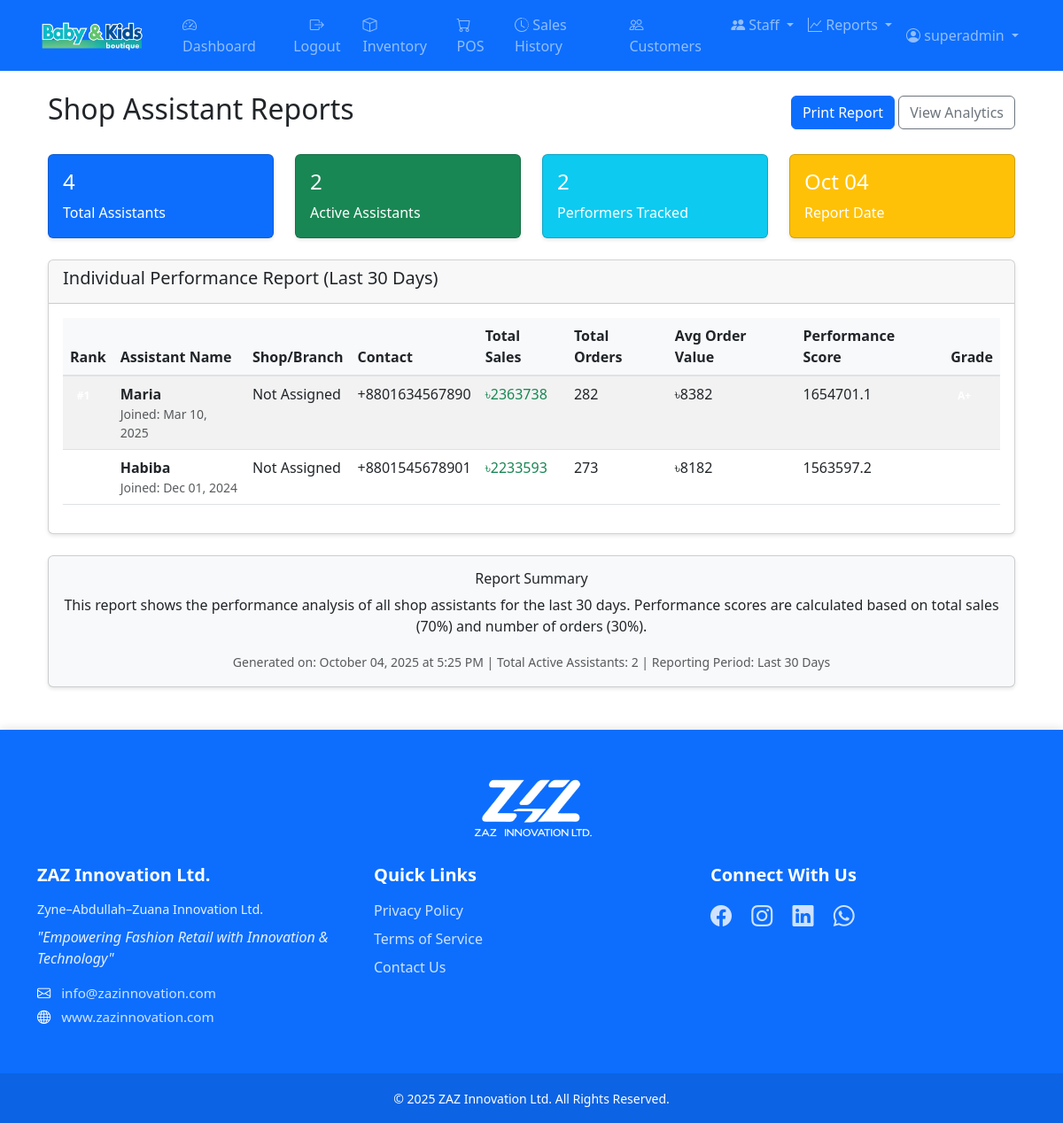
The app's page /accounts/shop-assistants/reports/ (signed in) with its own data.
### accounts/models.py (models this page shows, shortened)
class ShopAssistant(models.Model):
    name = models.CharField(max_length=100, help_text="Full name of the shop assistant")
    contact_number = models.CharField(
        max_length=14,
        blank=True,
        null=True,
        help_text="Contact number in format +8801XXXXXXXXX"
    )
    joining_date = models.DateField(help_text="Date when the assistant joined")
    is_active = models.BooleanField(default=True, help_text="Whether the assistant is currently active")
    address = models.TextField(blank=True, null=True, help_text="Home address of the assistant")
    notes = models.TextField(blank=True, null=True, help_text="Additional notes or comments")
    created_at = models.DateTimeField(auto_now_add=True)
    updated_at = models.DateTimeField(auto_now=True)
    class Meta:
        ordering = ['name']
        verbose_name = 'Shop Assistant'
        verbose_name_plural = 'Shop Assistants'

### accounts/analytics_views.py (the view)
# urls.py: path('shop-assistants/reports/', ShopAssistantReportsView.as_view(), name='shop-assistant-reports'),
class ShopAssistantReportsView(LoginRequiredMixin, TemplateView):
    template_name = 'accounts/shop_assistant_reports.html'
    def get_context_data(self, **kwargs):
        context = super().get_context_data(**kwargs)
        total_assistants = ShopAssistant.objects.count()
        active_assistants = ShopAssistant.objects.filter(is_active=True).count()
        last_30_days = timezone.now() - timedelta(days=30)
        assistant_stats = []
        for assistant in ShopAssistant.objects.filter(is_active=True):
            orders = Order.objects.filter(
                shop_assistant=assistant,
                order_date__gte=last_30_days
            )
            total_sales = orders.aggregate(total_sum=Sum('total'))['total_sum'] or Decimal('0.00')
            total_orders = orders.count()
            avg_order_value = total_sales / total_orders if total_orders > 0 else Decimal('0.00')
            assistant_stats.append({
                'assistant': assistant,
                'total_sales': total_sales,
                'total_orders': total_orders,
                'avg_order_value': avg_order_value,
                'performance_score': (total_sales * Decimal('0.7')) + (total_orders * Decimal('0.3'))
            })
        assistant_stats.sort(key=lambda x: x['performance_score'], reverse=True)
        context.update({
            'total_assistants': total_assistants,
            'active_assistants': active_assistants,
            'assistant_stats': assistant_stats[:10],  # Top 10
            'report_date': timezone.now(),
        })
        return context

### templates/accounts/shop_assistant_reports.html (shortened to what this page needs)
{% extends 'base.html' %}
{% block content %}
<div class="container-fluid">
    <div class="row">
        <div class="col-12">
            <div class="d-flex justify-content-between align-items-center mb-4">
                <h2> Shop Assistant Reports</h2>
                <div>
                    <button class="btn btn-primary" onclick="window.print()">
                         Print Report
                    </button>
                    <a href="{% url 'accounts:shop-assistant-analytics' %}" class="btn btn-outline-secondary">
                         View Analytics
                    </a>
                </div>
            </div>
        </div>
    </div>
    <div class="row mb-4">
        <div class="col-md-3">
            <div class="card text-white bg-primary">
                <div class="card-body">
                    <div class="d-flex justify-content-between">
                        <div>
                            <h4>{{ total_assistants }}</h4>
                            <p class="card-text">Total Assistants</p>
                        </div>
                    </div>
                </div>
            </div>
        </div>
        <div class="col-md-3">
            <div class="card text-white bg-success">
                <div class="card-body">
                    <div class="d-flex justify-content-between">
                        <div>
                            <h4>{{ active_assistants }}</h4>
                            <p class="card-text">Active Assistants</p>
                        </div>
                    </div>
                </div>
            </div>
        </div>
        <div class="col-md-3">
            <div class="card text-white bg-info">
                <div class="card-body">
                    <div class="d-flex justify-content-between">
                        <div>
                            <h4>{{ assistant_stats|length }}</h4>
                            <p class="card-text">Performers Tracked</p>
                        </div>
                    </div>
                </div>
            </div>
        </div>
        <div class="col-md-3">
            <div class="card text-white bg-warning">
                <div class="card-body">
                    <div class="d-flex justify-content-between">
                        <div>
                            <h4>{{ report_date|date:"M d" }}</h4>
                            <p class="card-text">Report Date</p>
                        </div>
                    </div>
                </div>
            </div>
        </div>
    </div>
    <div class="row mb-4">
        <div class="col-12">
            <div class="card">
                <div class="card-header">
                    <h5> Individual Performance Report (Last 30 Days)</h5>
                </div>
                <div class="card-body">
                    <div class="table-responsive">
                        <table class="table table-striped table-hover">
                            <thead class="thead-dark">
                                <tr>
                                    <th>Rank</th>
                                    <th>Assistant Name</th>
                                    <th>Shop/Branch</th>
                                    <th>Contact</th>
                                    <th>Total Sales</th>
                                    <th>Total Orders</th>
                                    <th>Avg Order Value</th>
                                    <th>Performance Score</th>
                                    <th>Grade</th>
                                </tr>
                            </thead>
                            <tbody>
                                {% for stat in assistant_stats %}
                                <tr>
                                    <td>
                                        <span class="badge badge-{% if forloop.counter <= 3 %}success{% elif forloop.counter <= 5 %}warning{% else %}secondary{% endif %} badge-pill">
                                        </span>
                                    </td>
                                    <td>
                                        <strong>{{ stat.assistant.name }}</strong>
                                        <small class="text-muted d-block">
                                            Joined: {{ stat.assistant.joining_date|date:"M d, Y" }}
                                        </small>
                                    </td>
                                    <td>{{ stat.assistant.assigned_shop|default:"Not Assigned" }}</td>
                                    <td>{{ stat.assistant.contact_number }}</td>
                                    <td class="text-success font-weight-bold">৳{{ stat.total_sales|floatformat:0 }}</td>
                                    <td>{{ stat.total_orders }}</td>
                                    <td>৳{{ stat.avg_order_value|floatformat:0 }}</td>
                                    <td>{{ stat.performance_score|floatformat:1 }}</td>
                                    <td>
                                        {% if stat.performance_score >= 1000 %}
                                            <span class="badge badge-success">A+</span>
                                        {% elif stat.performance_score >= 750 %}
                                            <span class="badge badge-success">A</span>
                                        {% elif stat.performance_score >= 500 %}
                                            <span class="badge badge-warning">B</span>
                                        {% elif stat.performance_score >= 250 %}
                                            <span class="badge badge-info">C</span>
                                        {% else %}
                                            <span class="badge badge-secondary">D</span>
                                        {% endif %}
                                    </td>
                                </tr>
                                {% empty %}
                                <tr>
                                    <td colspan="9" class="text-center text-muted">No performance data available.</td>
                                </tr>
                                {% endfor %}
                            </tbody>
                        </table>
                    </div>
                </div>
            </div>
        </div>
    </div>
    <div class="row">
        <div class="col-12">
            <div class="card bg-light">
                <div class="card-body text-center">
                    <h6 class="card-title">Report Summary</h6>
                    <p class="card-text">
                        This report shows the performance analysis of all shop assistants for the last 30 days.
                        Performance scores are calculated based on total sales (70%) and number of orders (30%).
                    </p>
                    <small class="text-muted">
                        Generated on: {{ report_date|date:"F d, Y \a\t g:i A" }} |
                        Total Active Assistants: {{ active_assistants }} |
                        Reporting Period: Last 30 Days
                    </small>
                </div>
            </div>
        </div>
    </div>
</div>
{% endblock %}

### templates/base.html (shortened to what this page needs)
<!DOCTYPE html>
<html lang="en">
<head>
    <link href="https://cdn.jsdelivr.net/npm/bootstrap@5.3.0/dist/css/bootstrap.min.css" rel="stylesheet">
    <link href="https://cdn.jsdelivr.net/npm/bootstrap-icons@1.7.2/font/bootstrap-icons.css" rel="stylesheet">
    {% load static %}
    <link rel="stylesheet" href="{% static 'css/main.css' %}?v=1.1">
</head>
<body>
    <nav class="navbar navbar-expand-lg navbar-dark bg-primary">
        <div class="container">
            <a class="navbar-brand" href="{% url 'dashboard:dashboard' %}">
                <img src="{% static 'images/logo.png' %}" alt="Kids Store" height="40">
            </a>
            <div class="collapse navbar-collapse" id="navbarNav">
                {% if user.is_authenticated %}
                <ul class="navbar-nav me-auto">
                    <li class="nav-item">
                        <a class="nav-link" href="{% url 'dashboard:dashboard' %}">
                            <i class="bi bi-speedometer2"></i> Dashboard
                        </a>
                    </li>
                    <li class="nav-item">
                        <form method="post" action="{% url 'logout' %}" class="d-inline">
                            <button type="submit" class="nav-link border-0 bg-transparent">
                                <i class="bi bi-box-arrow-right"></i> Logout
                            </button>
                        </form>
                    </li>
                    <li class="nav-item">
                        <a class="nav-link" href="{% url 'inventory:product-list' %}">
                            <i class="bi bi-box"></i> Inventory
                        </a>
                    </li>
                    <li class="nav-item">
                        <a class="nav-link" href="{% url 'sales:pos' %}">
                            <i class="bi bi-cart"></i> POS
                        </a>
                    </li>
                    <li class="nav-item">
                        <a class="nav-link" href="{% url 'sales:sale-list' %}">
                            <i class="bi bi-clock-history"></i> Sales History
                        </a>
                    </li>
                    <li class="nav-item">
                        <a class="nav-link" href="{% url 'accounts:customer-list' %}">
                            <i class="bi bi-people"></i> Customers
                        </a>
                    </li>
                    {% if user.is_staff %}
                    <li class="nav-item dropdown">
                        <a class="nav-link dropdown-toggle" href="#" role="button" data-bs-toggle="dropdown">
                            <i class="bi bi-people-fill"></i> Staff
                        </a>
                    </li>
                    {% endif %}
                    {% if user.is_staff %}
                    <li class="nav-item dropdown">
                        <a class="nav-link dropdown-toggle" href="#" role="button" data-bs-toggle="dropdown">
                            <i class="bi bi-graph-up"></i> Reports
                        </a>
                    </li>
                    {% endif %}
                </ul>
                <ul class="navbar-nav">
                    <li class="nav-item dropdown">
                        <a class="nav-link dropdown-toggle" href="#" role="button" data-bs-toggle="dropdown">
                            <i class="bi bi-person-circle"></i> {{ user.username }}
                        </a>
                    </li>
                </ul>
                {% endif %}
            </div>
        </div>
    </nav>
    <div class="container mt-4">
        {% block content %}{% endblock %}
    </div>
    <footer class="footer bg-primary text-white mt-5">
        <div class="container py-5">
            <div class="footer-logo text-center mb-4">
                <img src="{% static 'images/logo-zaz.png' %}" alt="ZAZ Innovation Ltd." class="footer-brand-logo">
            </div>
            <div class="row">
                <div class="col-lg-4 mb-4 mb-lg-0">
                    <h5 class="mb-3">ZAZ Innovation Ltd.</h5>
                    <p class="company-full-name mb-2">Zyne–Abdullah–Zuana Innovation Ltd.</p>
                    <p class="tagline mb-3">"Empowering Fashion Retail with Innovation & Technology"</p>
                    <div class="contact-info">
                        <p class="mb-1"><i class="bi bi-envelope"></i> <a href="mailto:info@zazinnovation.com">info@zazinnovation.com</a></p>
                        <p class="mb-1"><i class="bi bi-globe"></i> <a href="https://www.zazinnovation.com" target="_blank">www.zazinnovation.com</a></p>
                    </div>
                </div>
                <div class="col-lg-4 mb-4 mb-lg-0">
                    <h5 class="mb-3">Quick Links</h5>
                    <ul class="list-unstyled">
                        <li class="mb-2"><a href="#">Privacy Policy</a></li>
                        <li class="mb-2"><a href="#">Terms of Service</a></li>
                        <li class="mb-2"><a href="#">Contact Us</a></li>
                    </ul>
                </div>
                <div class="col-lg-4">
                    <h5 class="mb-3">Connect With Us</h5>
                    <div class="social-icons">
                        <a href="#" class="me-3" title="Facebook"><i class="bi bi-facebook"></i></a>
                        <a href="#" class="me-3" title="Instagram"><i class="bi bi-instagram"></i></a>
                        <a href="#" class="me-3" title="LinkedIn"><i class="bi bi-linkedin"></i></a>
                        <a href="#" class="me-3" title="WhatsApp"><i class="bi bi-whatsapp"></i></a>
                    </div>
                </div>
            </div>
        </div>
        <div class="copyright-bar py-3">
            <div class="container text-center">
                <small>© 2025 ZAZ Innovation Ltd. All Rights Reserved.</small>
            </div>
        </div>
    </footer>
</body>
</html>

### records on screen
ShopAssistant: assistant.name "Maria", assistant.joining_date "Mar 10, 2025", assistant.assigned_shop "Not Assigned", assistant.contact_number "+8801634567890", total_sales "2363738", total_orders "282", avg_order_value "8382", performance_score "1654701.1"
ShopAssistant: assistant.name "Habiba", assistant.joining_date "Dec 01, 2024", assistant.assigned_shop "Not Assigned", assistant.contact_number "+8801545678901", total_sales "2233593", total_orders "273", avg_order_value "8182", performance_score "1563597.2"

### other values on screen
{{ user.username }} "superadmin"
{{ total_assistants }} "4"
{{ active_assistants }} "2"
{{ assistant_stats|length }} "2"
